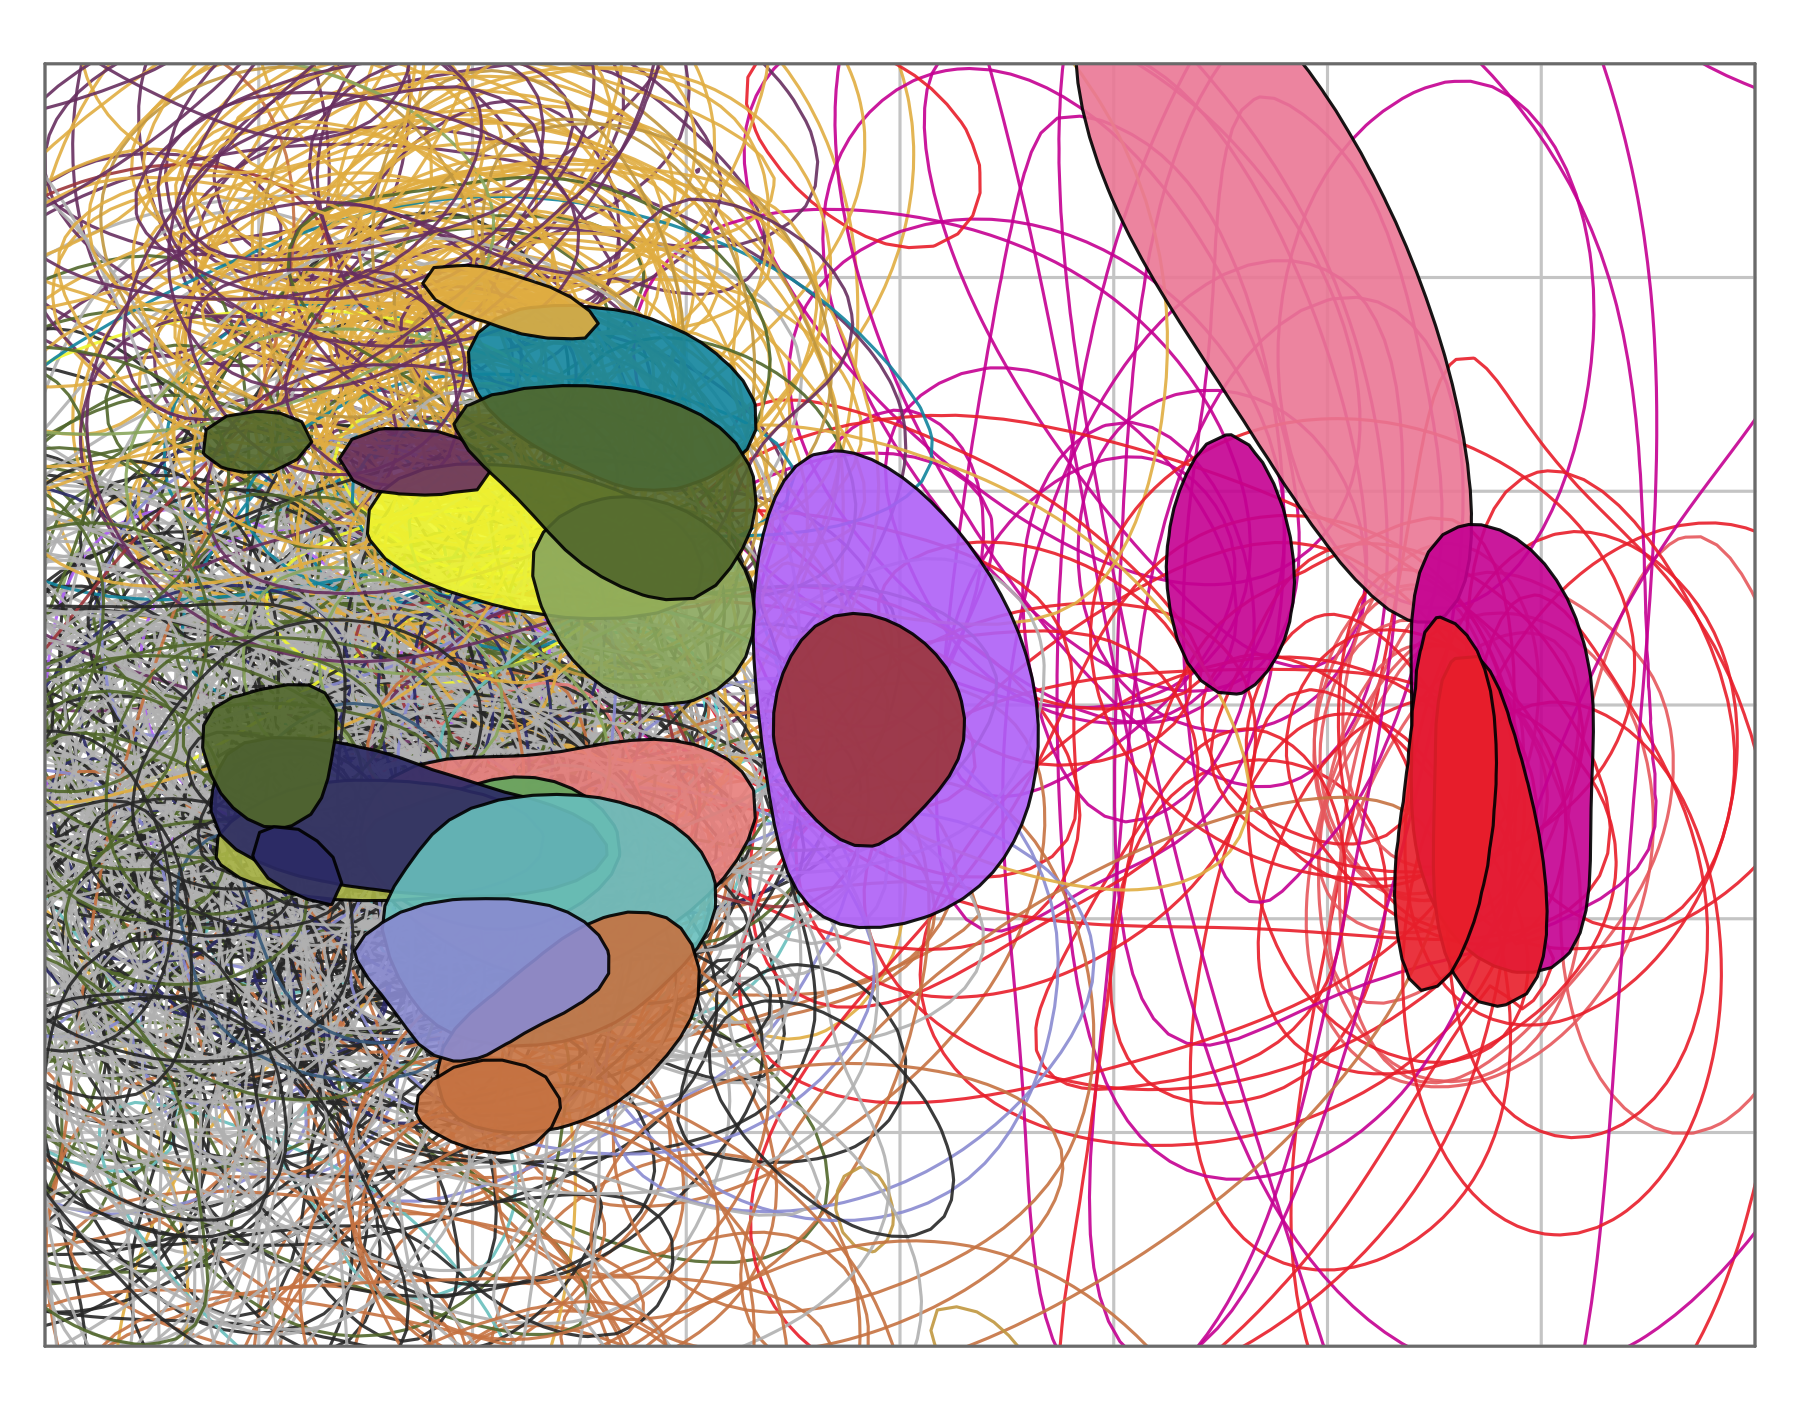

The R source for this figure:

rm(list = ls())
library(Racmacs)
set.seed(100)

map <- read.acmap('data/merged_map/maps/merged_duplicated_antigens_only.ace')

# Resampling antigens and sera
mapBootAS <- bootstrapMap(
  map,
  'resample',
  bootstrap_repeats = 100,
  bootstrap_ags = TRUE,
  bootstrap_sr = TRUE,
  reoptimize = TRUE,
  optimizations_per_repeat = 1000,
  ag_noise_sd = 0.4,
  titer_noise_sd = 0.62,
  options = list()
)

mapBootASBlobs <- bootstrapBlobs(mapBootAS, conf.level = 0.68, smoothing = 2, gridspacing = 0.05)

# Set plotting limits
plotlims <- Racmacs:::mapPlotLims(mapBootASBlobs, sera = F)

# Plot the figure
png('som_figures/fig_s57_merged_map_resample_bootstrap/fig_s57_merged_map_resample_bootstrap.png', width = 6, height = 4.7, units = 'in', res=300, pointsize = 18)
plot(mapBootASBlobs, xlim = plotlims$xlim, ylim = plotlims$ylim, fill.alpha = 0.9, plot_labels = FALSE, outline.alpha = 0.9,
     grid.col = '#cfcfcf', grid.margin.col='#7d7d7d', cex=0.7)
dev.off()

